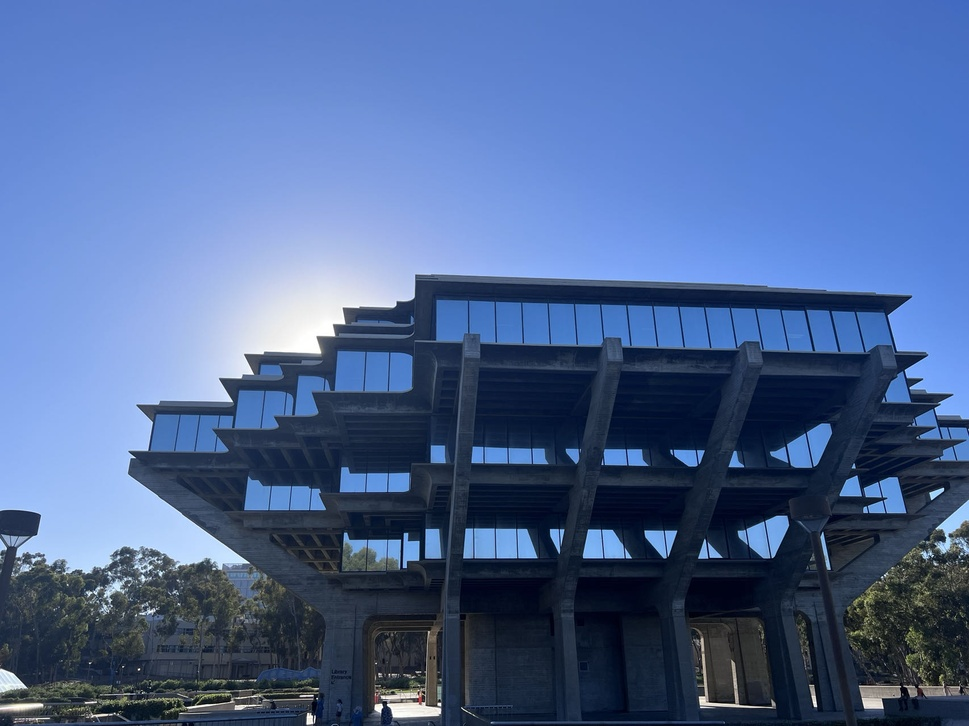
#> input picture dataset/image7.jpg, 969 x 726 px, shrunk from 1706 x 1278 before the run
$ python -i cartoon_image_smoothing.py   (imports and definitions only)
#> lines starting #> are read from the running program, lines starting #| are printed output that depends on the picture; after the words box and inside, x2 and y2 are one past the last pixel; in counts of white or black regions, pixels touching at a corner belong together
#> further down, picture is the input picture: shape (726, 969, 3); mean B, G, R 149.3, 102.5, 77.4
import os
import cv2
from PIL import Image, ImageFilter
import downloader

PATH_TO_STORED_CARTOON_IMAGES = './dataset/cartoon/your_name/'
PATH_TO_STORE_SMOOTHED_IMAGES = './dataset/'
SMOOTHED_IMAGES_ZIPFILE_NAME = './dataset/'

def main():
    if not os.path.exists(PATH_TO_STORED_CARTOON_IMAGES):
        print("Can not smooth images, path does not exist: ", PATH_TO_STORED_CARTOON_IMAGES)

    if not os.path.exists(PATH_TO_STORE_SMOOTHED_IMAGES):
        os.makedirs(PATH_TO_STORE_SMOOTHED_IMAGES)

    for filename in os.listdir(PATH_TO_STORED_CARTOON_IMAGES):
        cartoon_images_filename = PATH_TO_STORED_CARTOON_IMAGES + filename
        smoothed_images_filename = PATH_TO_STORE_SMOOTHED_IMAGES + filename

        if not os.path.exists(smoothed_images_filename):
            edge_smoothing(cartoon_images_filename, smoothed_images_filename)
        else:
            print("Skipping file, already exists, ", cartoon_images_filename)

    downloader.zip_images(SMOOTHED_IMAGES_ZIPFILE_NAME, PATH_TO_STORE_SMOOTHED_IMAGES)

def edge_smoothing(cartoon_images_filename, smoothed_images_filename):
    print("Edge-smoothing of ", cartoon_images_filename)
    origin = cv2.imread(cartoon_images_filename)
    edges = createEdgesOverlay(origin)
    result = overlayEdges(edges, origin)
    result.save(smoothed_images_filename, "JPEG")

def overlayEdges(edges, origin):
    background = transformFromCV2ToPillowImageFormat(origin)
    background.paste(edges, (0, 0), edges)
    background = background.convert("RGB")
    return background

def transformFromCV2ToPillowImageFormat(img):
    img = cv2.cvtColor(img, cv2.COLOR_BGR2RGBA)
    return Image.fromarray(img)

def createEdgesOverlay(origin):
    edges = cv2.Canny(origin, 30, 300, 3)
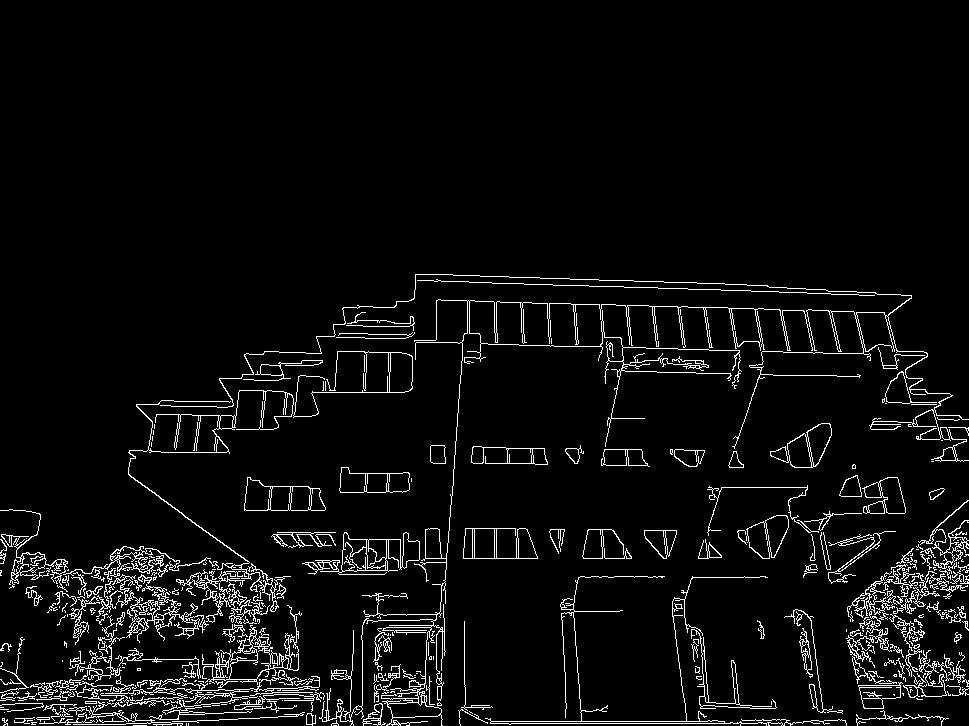
#> edges: shape (726, 969); 4.9% white in thin lines or dots, all inside (x1, y1, x2, y2) = (0, 274, 969, 726)
    edges = cv2.dilate(edges, (3, 3))
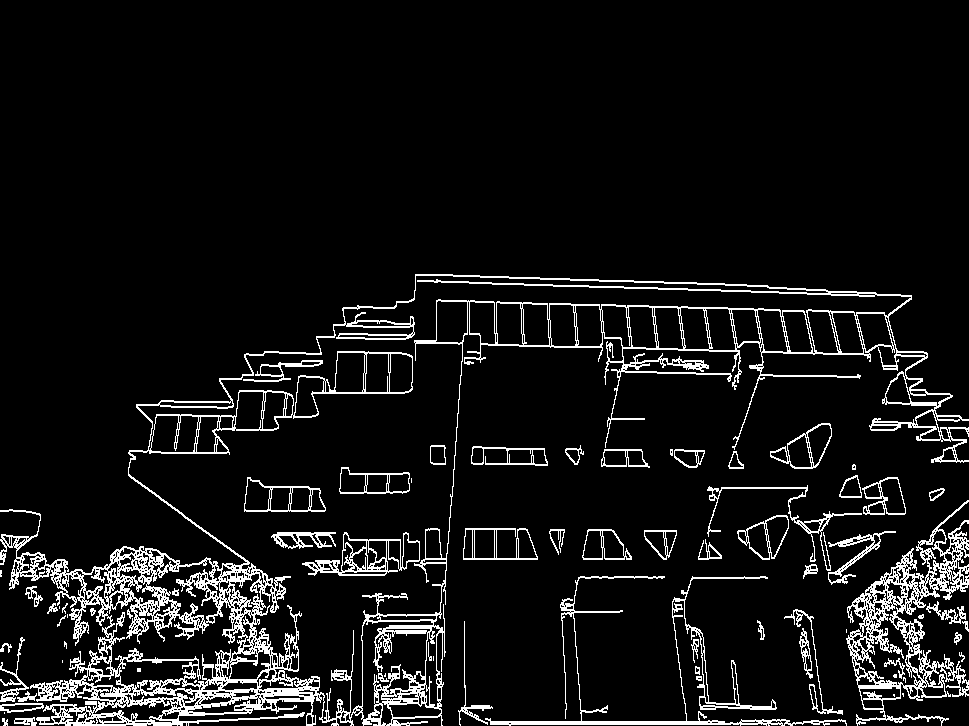
#> edges: shape (726, 969); 8% white in thin lines or dots, all inside (x1, y1, x2, y2) = (0, 274, 969, 726)
    edges = cv2.bitwise_not(edges)
    edges = transformFromCV2ToPillowImageFormat(edges)
#> in transformFromCV2ToPillowImageFormat, `img = cv2.cvtColor(img, cv2.COLOR_BGR2RGBA)`:
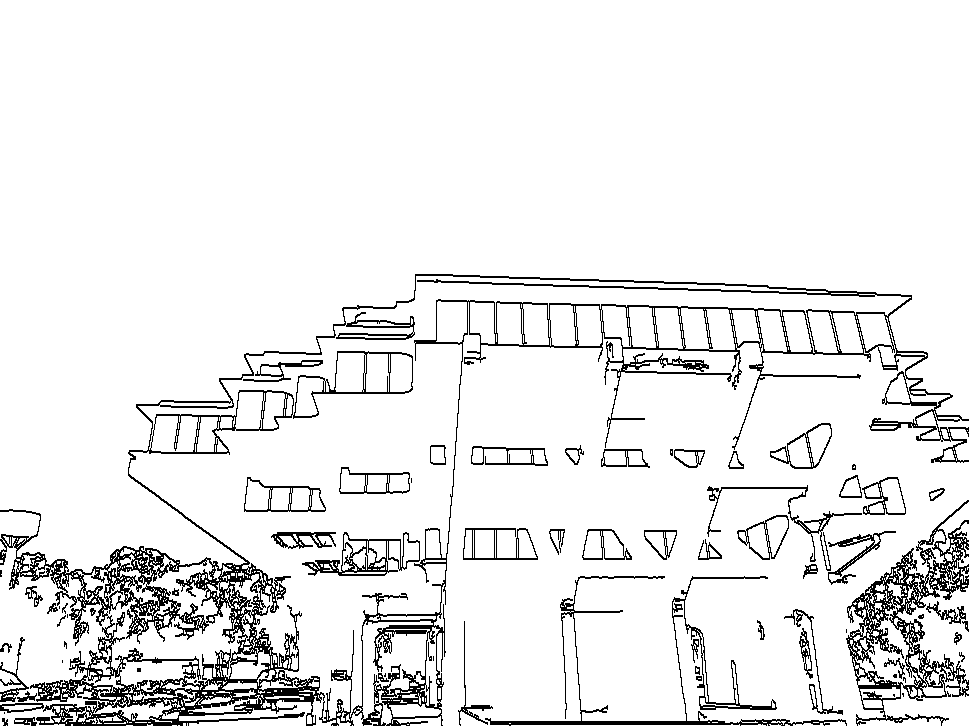
#> img: shape (726, 969, 4); mean R, G, B, A 234.6, 234.6, 234.6, 255
    makeWhiteBackgroundTransparent(edges)
    edges = edges.filter(ImageFilter.GaussianBlur) #do blurring here because doing it before making background transparent results in white halo

    return edges

# got this from here:
# https://stackoverflow.com/questions/765736/using-pil-to-make-all-white-pixels-transparent/4531395
def makeWhiteBackgroundTransparent(img):
    datas = img.getdata()
    newData = []
    for item in datas:
        if item[0] == 255 and item[1] == 255 and item[2] == 255:
            newData.append((255, 255, 255, 0))
        else:
            newData.append(item)
#> after the loop, newData = 703494 items
    img.putdata(newData)
#> img: PIL image 969x726 RGBA

# [2 lines not run here, left out]

>>> import cv2
>>> picture = cv2.imread('dataset/image7.jpg')
>>> result = createEdgesOverlay(picture)
#> in createEdgesOverlay, `edges = edges.filter(ImageFilter.GaussianBlur)`:
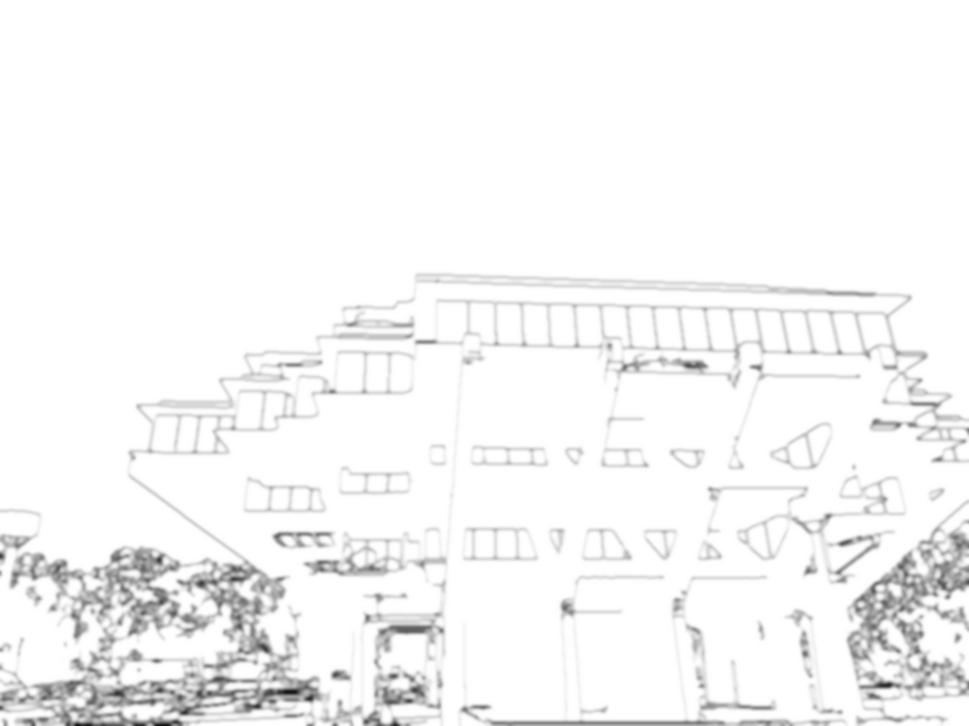
#> edges: PIL image 969x726 RGBA; mean R, G, B, A 234.6, 234.6, 234.6, 20.4; transparent parts drawn white
